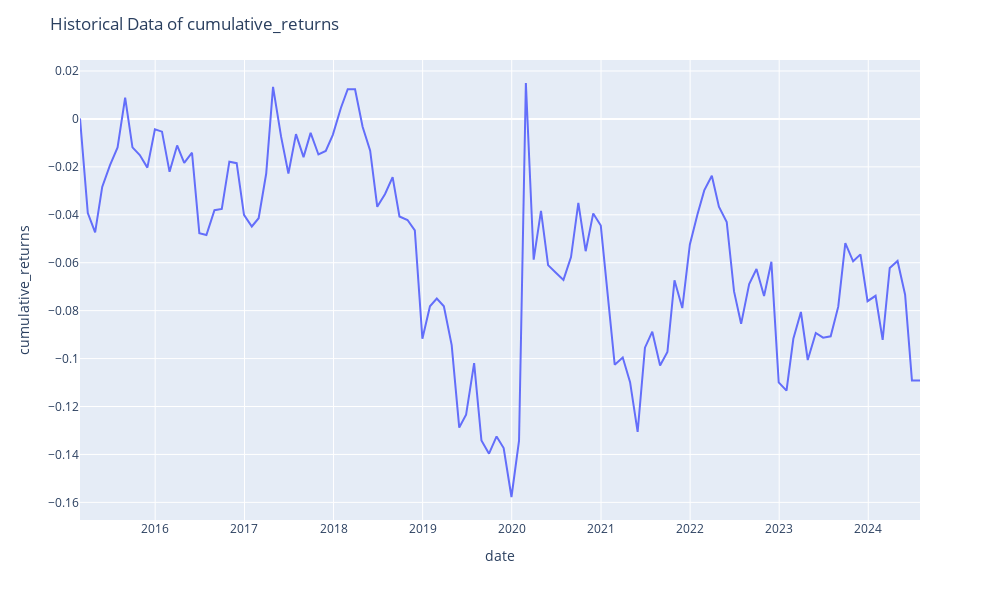

Write notebook code for a chart like this one.
### Code cell
expected_portfolio_returns_df = pd.DataFrame(data=expected_portfolio_returns_by_date, columns=['returns'])
expected_portfolio_returns_df.reset_index(inplace=True)

expected_portfolio_returns_df['date'] = pd.to_datetime(expected_portfolio_returns_df['date'])
expected_portfolio_returns_df = expected_portfolio_returns_df.sort_values(by='date')

expected_portfolio_returns_df['cumulative_returns'] = (1 + expected_portfolio_returns_df['returns']).cumprod() - 1

plotData(expected_portfolio_returns_df, 'date', 'cumulative_returns')
